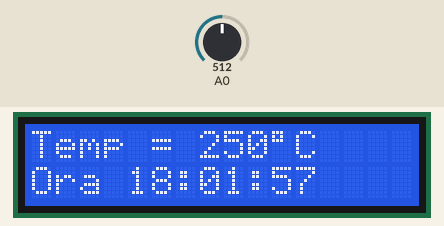
Simulated run of this sketch. Board: Arduino Uno, built with avr-gcc and run on an emulated ATmega328P. Parts: 16×2 character LCD. The inputs (shaded band) are chosen by the test bench; at power-on: A0 = 512.

Above: at 1.2 s.
1.3 s: A0 set to 716
At 2.4 s:
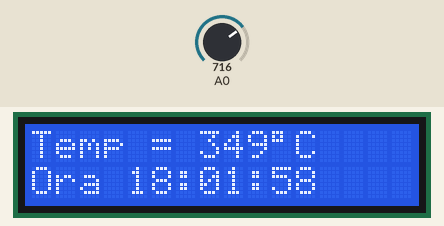
4.5 s: A0 set to 900
At 5.8 s:
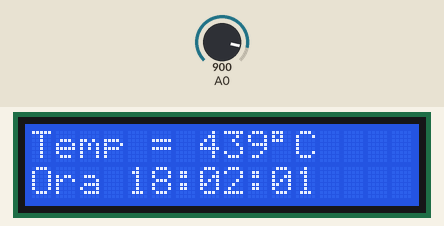
7.5 s: A0 set to 1023
At 8.8 s:
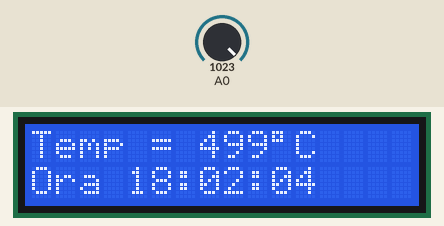
Timing chart, 0 to 10.5 s (numbered marks = the images above; inputs shaded):
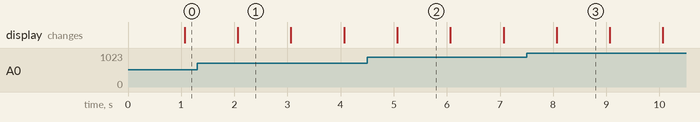

The sketch:

sketch.ino
```cpp
#include <LiquidCrystal.h>

LiquidCrystal lcd(12, 11, 5, 4, 3, 2);

volatile int ore = 18;
volatile int minute = 1;
volatile int secunde = 55;
volatile bool flagSecunda = false;

void setup() {
  lcd.begin(16, 2);

  noInterrupts();

  TCCR1A = 0;
  TCCR1B = 0;
  TCNT1  = 0;

  OCR1A = 15624;
  TCCR1B |= (1 << WGM12);
  TCCR1B |= (1 << CS12) | (1 << CS10);
  TIMSK1 |= (1 << OCIE1A);

  ADMUX = (1 << REFS0);
  ADCSRA = (1 << ADEN) | (1 << ADPS2) | (1 << ADPS1) | (1 << ADPS0);

  interrupts();
  actualizeazaAfisaj();
}

ISR(TIMER1_COMPA_vect) {
  secunde++;
  if (secunde >= 60) {
    secunde = 0;
    minute++;
    if (minute >= 60) {
      minute = 0;
      ore++;
      if (ore >= 24) {
        ore = 0;
      }
    }
  }
  flagSecunda = true;
}

uint16_t citesteADC() {
  ADCSRA |= (1 << ADSC);
  while (ADCSRA & (1 << ADSC));
  return ADC;
}

void actualizeazaAfisaj() {
  uint16_t adcVal = citesteADC();
  float tensiune_mV = (adcVal * 5000.0) / 1024.0;
  int temp = (int)(tensiune_mV / 10.0);

  lcd.setCursor(0, 0);
  lcd.print("Temp = ");
  lcd.print(temp);
  lcd.print((char)223);
  lcd.print("C  ");

  lcd.setCursor(0, 1);
  lcd.print("Ora ");

  if (ore < 10) lcd.print("0");
  lcd.print(ore);
  lcd.print(":");

  if (minute < 10) lcd.print("0");
  lcd.print(minute);
  lcd.print(":");

  if (secunde < 10) lcd.print("0");
  lcd.print(secunde);
}

void loop() {
  if (flagSecunda) {
    flagSecunda = false;
    actualizeazaAfisaj();
  }
}
```

Measured:
- what the display in image 2 shows lasts 1.0 s, from 5.1 s to 6.1 s
